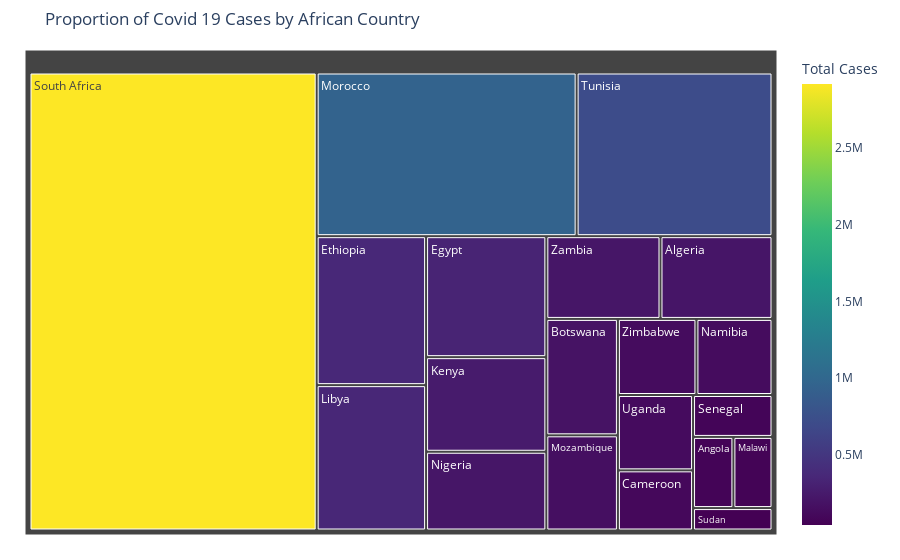

Notebook cell for this chart:
### Markdown cell above
**Plotting the total number of cases: treemap**

### Code cell
fig = px.treemap(df, path=['Country'], values=df['Total Cases'],
                  color='Total Cases', hover_data=['Country'], 
                 title='Proportion of Covid 19 Cases by African Country',
                  color_continuous_scale='viridis')
fig.update_layout(margin = dict(t=50, l=25, r=25, b=25))

fig.show()

### Figure 1 — Plotly figure (JSON) as saved in the notebook; plotly's stock layout.template omitted (floating-point values rounded to 4 significant figures)
{"data": [{"branchvalues": "total", "customdata": [["Algeria", 205683], ["Angola", 63691], ["Botswana", 184919], ["Cameroon", 100289], ["Egypt", 322852], ["Ethiopia", 361647], ["Kenya", 252499], ["Libya", 352881], ["Malawi", 61747], ["Morocco", 944076], ["Mozambique", 151195], ["Namibia", 128444], ["Nigeria", 210136], ["Senegal", 73891], ["South Africa", 2918883], ["Sudan", 39550], ["Tunisia", 711397], ["Uganda", 125645], ["Zambia", 209629], ["Zimbabwe", 132588]], "domain": {"x": [0, 1], "y": [0, 1]}, "hovertemplate": "labels=%{label}<br>Total Cases_sum=%{value}<br>parent=%{parent}<br>id=%{id}<br>Country=%{customdata[0]}<br>Total Cases=%{color}<extra></extra>", "ids": ["Algeria", "Angola", "Botswana", "Cameroon", "Egypt", "Ethiopia", "Kenya", "Libya", "Malawi", "Morocco", "Mozambique", "Namibia", "Nigeria", "Senegal", "South Africa", "Sudan", "Tunisia", "Uganda", "Zambia", "Zimbabwe"], "labels": ["Algeria", "Angola", "Botswana", "Cameroon", "Egypt", "Ethiopia", "Kenya", "Libya", "Malawi", "Morocco", "Mozambique", "Namibia", "Nigeria", "Senegal", "South Africa", "Sudan", "Tunisia", "Uganda", "Zambia", "Zimbabwe"], "marker": {"coloraxis": "coloraxis", "colors": [205683, 63691, 184919, 100289, 322852, 361647, 252499, 352881, 61747, 944076, 151195, 128444, 210136, 73891, 2918883, 39550, 711397, 125645, 209629, 132588]}, "name": "", "parents": ["", "", "", "", "", "", "", "", "", "", "", "", "", "", "", "", "", "", "", ""], "type": "treemap", "values": [205683, 63691, 184919, 100289, 322852, 361647, 252499, 352881, 61747, 944076, 151195, 128444, 210136, 73891, 2918883, 39550, 711397, 125645, 209629, 132588]}], "layout": {"coloraxis": {"colorbar": {"title": {"text": "Total Cases"}}, "colorscale": [[0, "#440154"], [0.1111, "#482878"], [0.2222, "#3e4989"], [0.3333, "#31688e"], [0.4444, "#26828e"], [0.5556, "#1f9e89"], [0.6667, "#35b779"], [0.7778, "#6ece58"], [0.8889, "#b5de2b"], [1, "#fde725"]]}, "legend": {"tracegroupgap": 0}, "margin": {"b": 25, "l": 25, "r": 25, "t": 50}, "title": {"text": "Proportion of Covid 19 Cases by African Country"}}}
